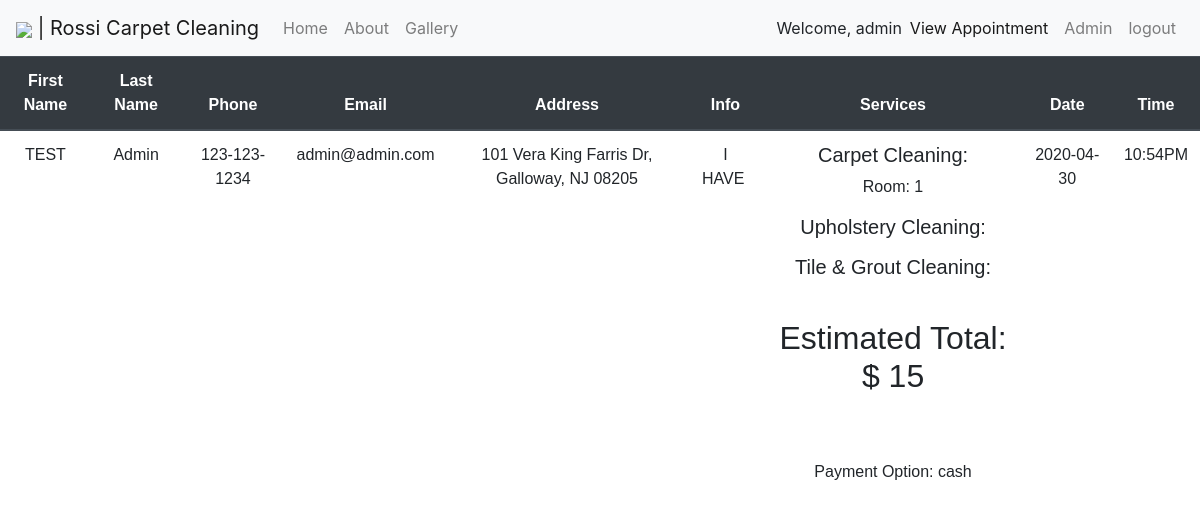
The page /php/userView.php (signed in) on the database its author committed.
### tables this page shows
CREATE TABLE `schedule` (
  `id` int(11) NOT NULL,
  `fname` varchar(30) DEFAULT NULL,
  `lname` varchar(30) DEFAULT NULL,
  `email` varchar(25) DEFAULT NULL,
  `phone` varchar(15) DEFAULT NULL,
  `date` varchar(15) DEFAULT NULL,
  `time` varchar(20) NOT NULL,
  `info` mediumtext NOT NULL,
  `address` varchar(120) NOT NULL,
  `services` mediumtext NOT NULL,
  `customer_id` int(11) DEFAULT NULL
);

### php/userView.php (the view, shortened to what this page needs)
<!DOCTYPE html>
<html lang="en">
<head>
	<link rel="stylesheet" href="../css/main.css">
	<link rel="stylesheet" href="../css/table.css">
	<link rel="stylesheet" href="https://stackpath.bootstrapcdn.com/bootstrap/4.4.1/css/bootstrap.min.css">
</head>
<body>
	<nav class="navbar navbar-expand-lg navbar-light bg-light">
		<a class="navbar-brand" href="./index.php"><img src="https://img.icons8.com/metro/26/000000/vacuum-cleaner.png"> | Rossi Carpet Cleaning</a>
		<div class="collapse navbar-collapse" id="navbarSupportedContent">
			<ul class="navbar-nav mr-auto">
				<li class="nav-item"><a class="nav-link" href="./index.php">Home <span class="sr-only">(current)</span></a></li>
				<li class="nav-item"><a class="nav-link" href="./about.php">About</a></li>
				<li class="nav-item"><a class="nav-link" href="./gallery.php">Gallery</a></li>
			</ul>
			<ul class="navbar-nav form-inline my-2 my-lg-0">
				<td class="nav-item">
					Welcome,
					<?php echo $_SESSION['username'] ?></td>
					<li class="nav-item"><a class="nav-link active" href="userView.php">View Appointment</a></li>
					<?php if ($_SESSION['user_level'] == 1){
						print("<li class='nav-item'><a class='nav-link' href='./admin.php'>Admin</a></li>");
					}?>
					<li class="nav-item"><a class="nav-link" href="index.php?logout=1" class = "logout">logout</a></li>
				</ul>
			</div>
		</nav>
		<form method ="post" action="delete.php">
			<table class="table">
				<thead class="thead-dark">
					<tr>
						<th scope="col">First Name</th>
						<th scope="col">Last Name</th>
						<th scope="col">Phone</th>
						<th scope="col">Email</th>
						<th scope="col">Address</th>
						<th scope="col">Info</th>
						<th scope="col">Services</th>
						<th scope="col">Date</th>
						<th scope="col">Time</th>
					</tr>
				</thead>
				<tbody>
					<?php
					$conn = new mysqli(DB_HOST, DB_USER, DB_PASS, DB_NAME);
					$sql = "SELECT * FROM schedule where customer_id='{$_SESSION['id']}'";
					$result = mysqli_query($conn,$sql);
					if ($result->num_rows > 0) {
						while($row = mysqli_fetch_array($result)) {
							echo "<tr>";
							echo "<td id='fst'>".$row['fname']."</td>";
							echo "<td id='lst'>".$row['lname']."</td>";
							echo "<td id='phne'>".$row['phone']."</td>";
							echo "<td id='em'>".$row['email']."</td>";
							echo "<td id='addr'>".$row['address']."</td>";
							echo "<td id='inf'>".$row['info']."</td>";
							echo "<td id='serv'>".$row['services']."</td>";
							echo "<td id='dat'>".$row['date']."</td>";
							echo "<td id='tim'>".$row['time']."</td>";
						}
						echo "</table>";
					} else { echo "0 results"; }
					?>
		</form>
	</body>
	</html>

### css/main.css (style rules this page uses)
li { float: left; }
li a { display: block; text-align: center; padding: 14px 16px; text-decoration: none; }

### css/table.css (style rules this page uses)
table { border-collapse: collapse; width: 100%; color: white; font-family: "Poppins", sans-serif; font-size: 16px; text-align: center; }
th { background-color: #808080; color: white; }

### rows shown on the page
schedule: fname "TEST", lname "Admin", phone "123-123-1234", email "admin@admin.com", address "101 Vera King Farris Dr, Galloway, NJ 08205", info "I HAVE", services "Carpet Cleaning: Room: 1 Upholstery Cleaning: Tile & Grout Cleaning: Estimated Total: $ 15 Payment Option: cash", date "2020-04-30", time "10:54PM"

### other values the page prints
$_SESSION['username'] "admin"
